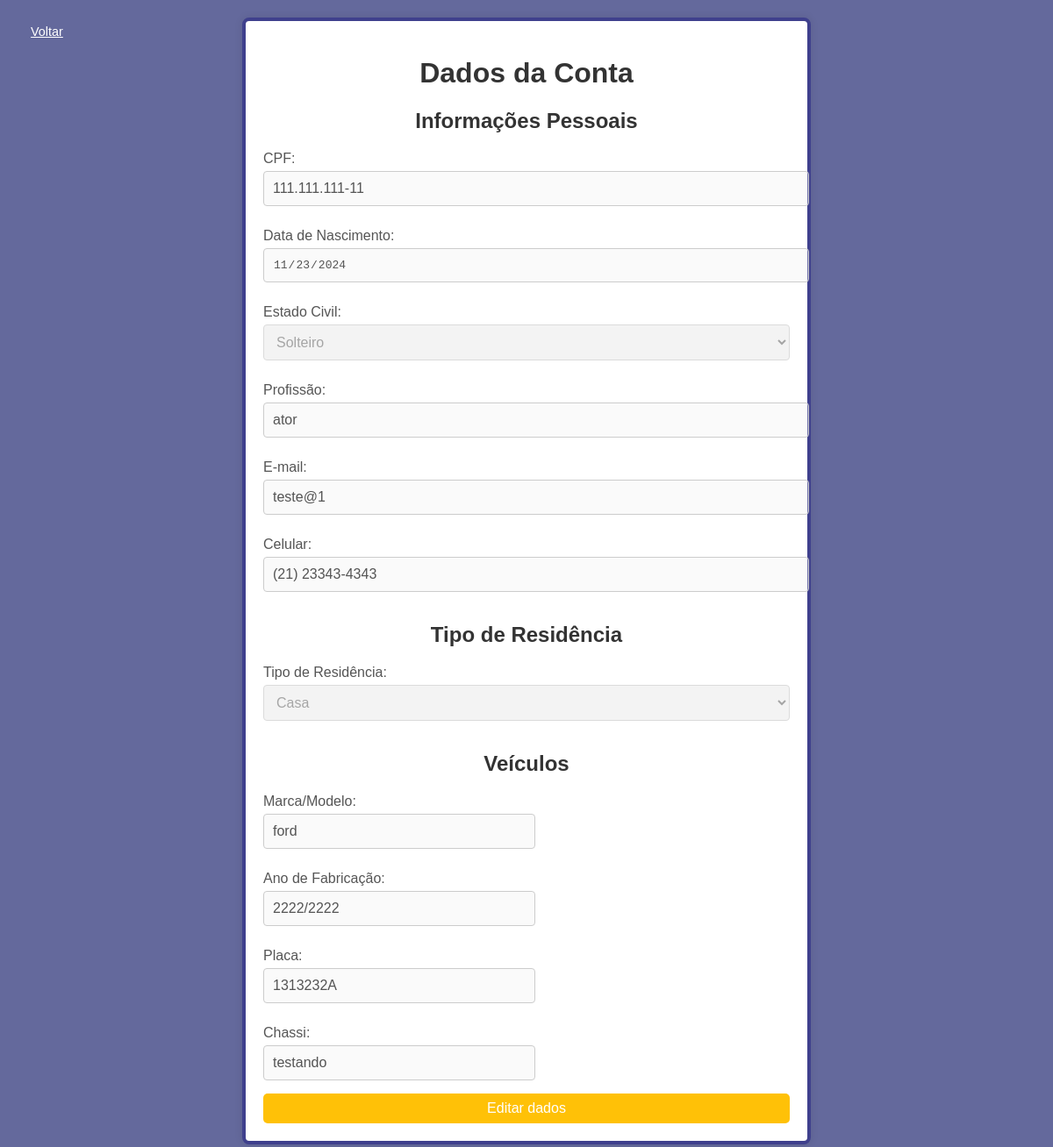
The app's page /conta.php (signed in) with its own data.
### tables this page shows
CREATE TABLE `clientes` (
  `id` int(11) NOT NULL,
  `cpf_segurado` varchar(14) NOT NULL,
  `data_nascimento_segurado` date NOT NULL,
  `estado_civil_segurado` varchar(15) NOT NULL,
  `profissao_segurado` varchar(100) NOT NULL,
  `email_segurado` varchar(100) NOT NULL,
  `senha_segurado` varchar(30) NOT NULL,
  `celular_segurado` varchar(15) NOT NULL,
  `reside_com_jovens` varchar(3) DEFAULT NULL,
  `utiliza_veiculo_jovens` varchar(3) DEFAULT NULL,
  `cep_pernoite` varchar(9) DEFAULT NULL,
  `garagem_residencia` tinyint(1) DEFAULT NULL,
  `garagem_trabalho` tinyint(1) DEFAULT NULL,
  `garagem_escola` tinyint(1) DEFAULT NULL,
  `tipo_residencia` varchar(50) DEFAULT NULL
);

CREATE TABLE `veiculos` (
  `id` int(11) NOT NULL,
  `marca_modelo` varchar(100) NOT NULL,
  `ano_fabricacao` varchar(9) NOT NULL,
  `placa` varchar(8) NOT NULL,
  `chassi` varchar(17) NOT NULL,
  `uso_veiculo` varchar(50) DEFAULT NULL,
  `cliente_id` int(11) DEFAULT NULL
);

### conta.php (the view, shortened to what this page needs)
<?php
$conn = new mysqli("localhost", "root", "", "cadastro_seguro");
if (isset($_SESSION['cliente_id'])) {
    $cliente_id = $_SESSION['cliente_id'];
    $sql_cliente = "SELECT * FROM clientes WHERE id = ?";
    $stmt_cliente = $conn->prepare($sql_cliente);
    $stmt_cliente->bind_param("i", $cliente_id);
    $stmt_cliente->execute();
    $result_cliente = $stmt_cliente->get_result();
    if ($result_cliente->num_rows > 0) {
        $cliente = $result_cliente->fetch_assoc();
    } else {
        echo "Cliente não encontrado.";
    }
    $sql_veiculos = "SELECT * FROM veiculos WHERE cliente_id = ?";
    $stmt_veiculos = $conn->prepare($sql_veiculos);
    $stmt_veiculos->bind_param("i", $cliente_id);
    $stmt_veiculos->execute();
    $result_veiculos = $stmt_veiculos->get_result();
    $veiculos = [];
    if ($result_veiculos->num_rows > 0) {
        while ($veiculo = $result_veiculos->fetch_assoc()) {
            $veiculos[] = $veiculo;
        }
    }
    $tipo_residencia = $cliente['tipo_residencia'];
} else {
    echo "ID do cliente não fornecido.";
    exit;
}
?>
<!DOCTYPE html>
<html lang="pt-br">
<head>
</head>
<body>
    <a href="javascript:history.back()" class="btn-voltar">Voltar</a>
    <div class="container">
        <h1>Dados da Conta</h1>
        <form method="POST" id="form-edit">
            <h2>Informações Pessoais</h2>
            <label for="cpf_segurado">CPF:</label>
            <input type="text" id="cpf_segurado" name="cpf_segurado" value="<?php echo htmlspecialchars($cliente['cpf_segurado']); ?>" class="cpf-format" required placeholder="Somente números" maxlength="14" oninput="mascaraCPF(this)" disabled>
            <label for="data_nascimento_segurado">Data de Nascimento:</label>
            <input type="date" id="data_nascimento_segurado" name="data_nascimento_segurado" value="<?php echo htmlspecialchars($cliente['data_nascimento_segurado']); ?>" required disabled>
            <label for="estado_civil_segurado">Estado Civil:</label>
            <select id="estado_civil_segurado" name="estado_civil_segurado" disabled>
                <option value="solteiro" <?php echo ($cliente['estado_civil_segurado'] == 'solteiro') ? 'selected' : ''; ?>>Solteiro</option>
            </select>
            <label for="profissao_segurado">Profissão:</label>
            <input type="text" id="profissao_segurado" name="profissao_segurado" value="<?php echo htmlspecialchars($cliente['profissao_segurado']); ?>" required disabled>
            <label for="email_segurado">E-mail:</label>
            <input type="email" id="email_segurado" name="email_segurado" value="<?php echo htmlspecialchars($cliente['email_segurado']); ?>" required disabled>
            <label for="celular_segurado">Celular:</label>
            <input type="text" id="celular_segurado" name="celular_segurado" value="<?php echo htmlspecialchars($cliente['celular_segurado']); ?>" class="celular-format" required placeholder="(XX) XXXXX-XXXX" maxlength="15" oninput="mascaraCelular(this)" disabled>
            <h2>Tipo de Residência</h2>
            <label for="tipo_residencia">Tipo de Residência:</label>
            <select id="tipo_residencia" name="tipo_residencia" disabled>
                <option value="casa" <?php echo ($tipo_residencia == 'casa') ? 'selected' : ''; ?>>Casa</option>
            </select>
            <h2>Veículos</h2>
            <?php foreach ($veiculos as $index => $veiculo): ?>
            <div class="veiculo-section">
                <label for="marca_modelo_<?php echo $index; ?>">Marca/Modelo:</label>
                <input type="text" id="marca_modelo_<?php echo $index; ?>" name="marca_modelo[]" value="<?php echo htmlspecialchars($veiculo['marca_modelo']); ?>" required disabled>
                <label for="ano_fabricacao_<?php echo $index; ?>">Ano de Fabricação:</label>
                <input type="text" id="ano_fabricacao_<?php echo $index; ?>" name="ano_fabricacao[]" value="<?php echo htmlspecialchars($veiculo['ano_fabricacao']); ?>" maxlength="4" required disabled>
                <label for="placa_<?php echo $index; ?>">Placa:</label>
                <input type="text" id="placa_<?php echo $index; ?>" name="placa[]" value="<?php echo htmlspecialchars($veiculo['placa']); ?>" class="placa-format" maxlength="8" required disabled>
                <label for="chassi_<?php echo $index; ?>">Chassi:</label>
                <input type="text" id="chassi_<?php echo $index; ?>" name="chassi[]" value="<?php echo htmlspecialchars($veiculo['chassi']); ?>" maxlength="17" required disabled>
            </div>
            <?php endforeach; ?>
            <button type="button" class="btn-editar" id="btn-editar" onclick="habilitarEdicao()">Editar dados</button>
        </form>
    </div>
</body>
</html>

### conta.php (style rules this page uses)
body { font-family: Arial, sans-serif; background-color: #64699c; margin: 0; padding: 0; }
.container { max-width: 600px; margin: 20px auto; padding: 20px; background: white; border-radius: 8px; box-shadow: 0 0 10px rgba(0, 0, 0, 0.1); border: 4px solid rgb(63, 64, 141); }
h1, h2 { color: #333; text-align: center; }
label { display: block; margin: 10px 0 5px; font-size: 1em; color: #555; }
input[type="text"], input[type="email"], input[type="date"], select { width: 100%; padding: 10px; margin-bottom: 15px; border: 1px solid #ccc; border-radius: 4px; font-size: 1em; }
button { background-color: #4CAF50; color: white; padding: 10px 20px; border: none; border-radius: 5px; cursor: pointer; width: 100%; font-size: 1.1em; }
.btn-voltar { position: fixed; top: 20px; left: 20px; padding: 8px 15px; background-color: transparent; color: white; cursor: pointer; font-size: 0.9em; }
.veiculo-section input { width: 48%; margin-right: 4%; }
.veiculo-section input:last-child { margin-right: 0; }
.veiculo-section { margin-top: 20px; }
.cpf-format, .celular-format, .placa-format, .chassi-format { width: 100%; padding: 10px; margin-bottom: 15px; border: 1px solid #ddd; border-radius: 5px; }
.btn-editar { background-color: #FFC107; color: white; padding: 8px 15px; border: none; border-radius: 5px; cursor: pointer; font-size: 1em; margin-right: 10px; }

### records on screen
clientes: cpf_segurado "111.111.111-11", data_nascimento_segurado "11/23/2024", estado_civil_segurado "Solteiro", profissao_segurado "ator", email_segurado "teste@1", celular_segurado "(21) 23343-4343", tipo_residencia "Casa"
veiculos: marca_modelo "ford", ano_fabricacao "2222/2222", placa "1313232A", chassi "testando"
